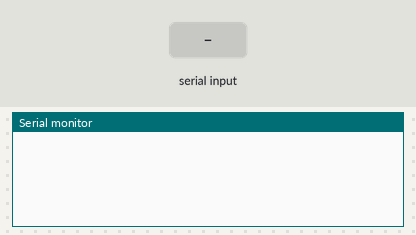
The sketch below on a simulated Arduino Uno, built with avr-gcc and run on an emulated ATmega328P. Parts: the last lines printed to the serial monitor. The test bench sets the inputs (shaded band).

Above: at 1.2 s.
1.3 s: "on_\n" received over Serial
At 1.7 s:
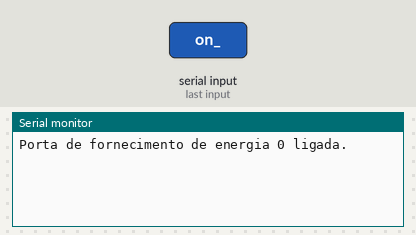
2.8 s: "on_all\n" received over Serial
At 4.0 s:
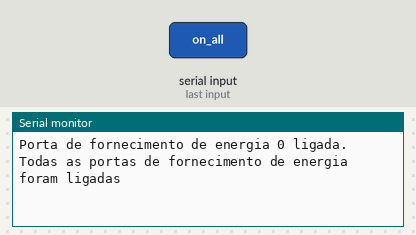
4.3 s: "off_\n" received over Serial
At 5.3 s:
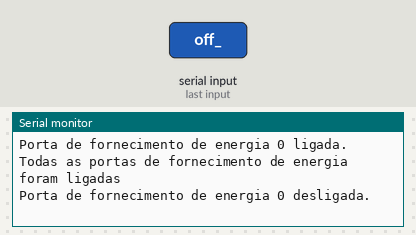
5.8 s: "off_all\n" received over Serial
At 6.5 s:
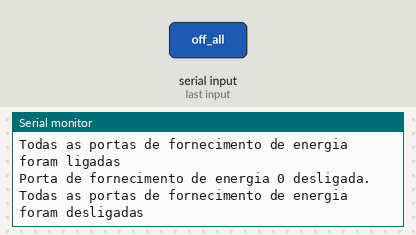
7.3 s: "90,45\n" received over Serial
At 8.5 s:
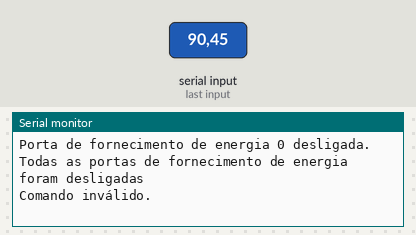
8.8 s: "on_90\n" received over Serial
At 9.9 s:
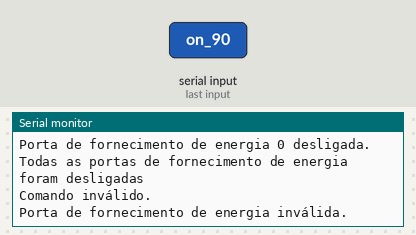

Measured:
- after the input at 1.3 s, the serial monitor: prints a new line at once (image 1)
- after the input at 2.8 s, the serial monitor: prints a new line at once (image 2)
- after the input at 4.3 s, the serial monitor: prints a new line at once (image 3)
- after the input at 5.8 s, the serial monitor: prints a new line at once (image 4)
- after the input at 7.3 s, the serial monitor: prints a new line at once (image 5)
- after the input at 8.8 s, the serial monitor: prints a new line at once (image 6)

The sketch:

RPSCon.ino
```cpp
// Seta os pinos das portas de fornecimento de energia
const int powerSupplyPins[] = {2, 3, 4, 5, 6, 7, 8};
const int numPowerSuppliers = sizeof(powerSupplyPins) / sizeof(powerSupplyPins[0]);

void setup() {
  Serial.begin(9600);

  // Configura os pinos das portas de fornecimento de energia como OUTPUT
  for (int i = 0; i < numPowerSuppliers; i++) {
    pinMode(powerSupplyPins[i], OUTPUT);
    digitalWrite(powerSupplyPins[i], HIGH); // Desliga todas as portas de fornecimento de energia ao iniciar
  }
}

boolean isValidPowerSupplyPort(int powerSupplyPort) {
  return powerSupplyPort >= 0 && powerSupplyPort < numPowerSuppliers;
}

void turnOnAllPowerSuppliersPorts() {
  for (int i = 0; i < numPowerSuppliers; i++) {
    digitalWrite(powerSupplyPins[i], LOW);
  }

  Serial.println("Todas as portas de fornecimento de energia foram ligadas");
}

void turnOffAllPowerSuppliersPorts() {
  for (int i = 0; i < numPowerSuppliers; i++) {
    digitalWrite(powerSupplyPins[i], HIGH);
  }

  Serial.println("Todas as portas de fornecimento de energia foram desligadas");
}

void turnOnPowerSupplyPort(int powerSupplyPort) {
  if (isValidPowerSupplyPort(powerSupplyPort)) {
    digitalWrite(powerSupplyPins[powerSupplyPort], LOW); // Turn on de fornecimento de energia
    Serial.println("Porta de fornecimento de energia " + String(powerSupplyPort) + " ligada.");
  } else {
    Serial.println("Porta de fornecimento de energia inválida.");
  }
}

void turnOffPowerSupplyPort(int powerSupplyPort) {
  if (isValidPowerSupplyPort(powerSupplyPort)) {
    digitalWrite(powerSupplyPins[powerSupplyPort], HIGH); // Turn off de fornecimento de energia
    Serial.println("Porta de fornecimento de energia " + String(powerSupplyPort) + " desligada.");
  } else {
    Serial.println("Porta de fornecimento de energia inválida.");
  }
}

void loop() {
  if (Serial.available() > 0) {
    String command = Serial.readStringUntil('\n'); // Read the command until it finds a line break
    int powerSupplyPort = -1;

    // Check if the command starts with "on_" or "off_"
    if (command.startsWith("on_")) {
      if (command == "on_all") {
        turnOnAllPowerSuppliersPorts();
      } else {
        powerSupplyPort = command.substring(3).toInt(); // Get the number after "on_"
        turnOnPowerSupplyPort(powerSupplyPort);
      }
    } else if (command.startsWith("off_")) {
      if (command == "off_all") {
        turnOffAllPowerSuppliersPorts();
      } else {
        powerSupplyPort = command.substring(4).toInt(); // Get the number after "off_"
        turnOffPowerSupplyPort(powerSupplyPort);
      }
    } else {
      Serial.println("Comando inválido.");
    }
  }
}
```
